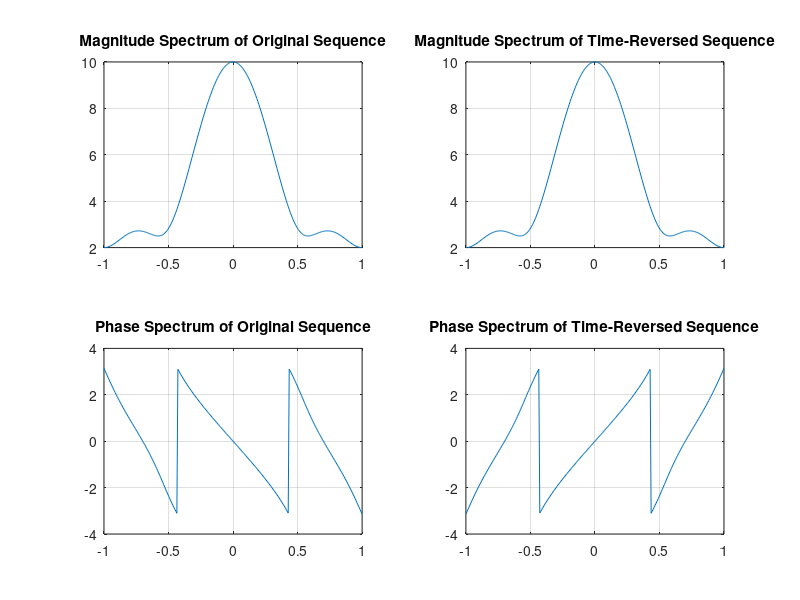

Source code (MATLAB):
% Program P3_6
% Time Reversal Property of DTFT
clf;
w = -pi:2*pi/255:pi;
num = [1 2 3 4];
L = length(num)-1;
h1 = freqz(num, 1, w);
h2 = freqz(fliplr(num), 1, w);
h3 = exp(w*L*i).*h2;
subplot(2,2,1)
plot(w/pi,abs(h1));grid
title('Magnitude Spectrum of Original Sequence')
subplot(2,2,2)
plot(w/pi,abs(h3));grid
title('Magnitude Spectrum of Time-Reversed Sequence')
subplot(2,2,3)
plot(w/pi,angle(h1));grid
title('Phase Spectrum of Original Sequence')
subplot(2,2,4)
plot(w/pi,angle(h3));grid
title('Phase Spectrum of Time-Reversed Sequence')
